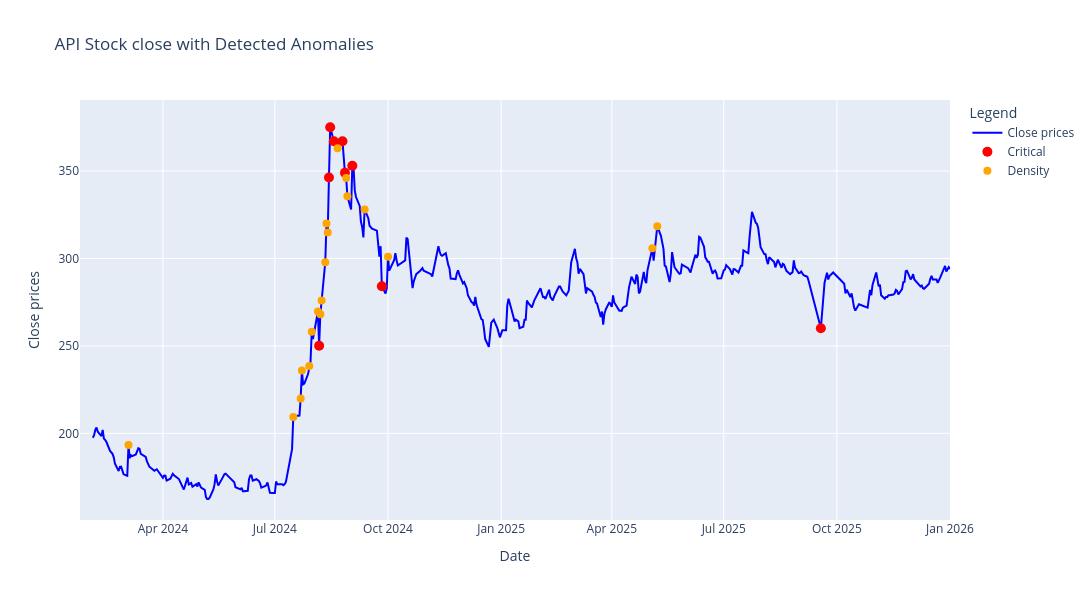

Notebook cell for this chart:
### Markdown cell above
## Evaluation


### Ensemble

There are 4 types of data points.
**1. Critical Anomaly:** When both dbscan and isolation forest consider a point to be anomalous
**2. Density Based Anomaly:** When only dbscan says a point is an anomaly
**3. Structure Based Anomaly:** When only isolation forest says a point is an anomaly
**4. Normal:** When both models say a model is not anomalous


We only use isolation forest and dbscan in visualizing and use z-score for setting a baseline for visualization

### Code cell
# Ensemble classification
# We can also score it using z score and results of the models but for simplicity we will just use the results of the models to classify the anomalies into 3 categories:
def classify_ensemble(row):

    if row["Anomaly_Isolation_Forest"] == -1 and row["Anomaly_DBSCAN"] == -1:
        return "Critical Anomaly"

    elif row["Anomaly_DBSCAN"] == -1:
        return "Density Based Anomaly"

    elif row["Anomaly_Isolation_Forest"] == -1:
        return "Structure Based Anomaly"

    return "Normal"

def z_label(z):
    if abs(z) < 1:
        return "Normal (within 1σ)"
    elif abs(z) < 2:
        return "Mild deviation (1–2σ)"
    elif abs(z) < 3:
        return "Strong deviation (2–3σ)"
    else:
        return "Extreme deviation (>3σ)"

df["ensemble_label"] = df.apply(classify_ensemble, axis=1)
df["z_label"] = df["Anomaly_Z_Score"].apply(z_label)

critical = df[df["ensemble_label"] == "Critical Anomaly"]
density = df[df["ensemble_label"] == "Density Based Anomaly"]
structure = df[df["ensemble_label"] == "Structure Based Anomaly"]

fig = go.Figure()

# Add the line for the closing close
fig.add_trace(
    go.Scatter(
        x=df.index,
        y=df["close"],
        mode="lines",
        name="Close prices",
        line=dict(color="blue"),
    )
)

# Critical anomalies
fig.add_trace(
    go.Scatter(
        x=critical.index,
        y=critical["close"],
        mode="markers",
        name="Critical",
        hovertemplate=
        "Time: %{x}<br>" +
        "Price: %{y}<br>" +
        "Deviation: %{customdata[0]:.2f}σ<br>" +
        "<extra></extra>",
        customdata=np.stack([
            critical["Anomaly_Z_Score"]
        ], axis=-1),
        marker=dict(color="red", size=10)
    )
)

# Density anomalies
fig.add_trace(
    go.Scatter(
        x=density.index,
        y=density["close"],
        mode="markers",
        name="Density",
        hovertemplate=
        "Time: %{x}<br>" +
        "Price: %{y}<br>" +
        "Deviation: %{customdata[0]:.2f}σ<br>" +
        "<extra></extra>",
        customdata=np.stack([
            density["Anomaly_Z_Score"]
        ], axis=-1),
        marker=dict(color="orange", size=8)
    )
)

# Structure anomalies
fig.add_trace(
    go.Scatter(
        x=structure.index,
        y=structure["close"],
        mode="markers",
        name="Structure",
        hovertemplate=
        "Time: %{x}<br>" +
        "Price: %{y}<br>" +
        "Deviation: %{customdata[0]:.2f}σ<br>" +
        "<extra></extra>",
        customdata=np.stack([
            structure["Anomaly_Z_Score"]
        ], axis=-1),
        marker=dict(color="green", size=8)
    )
)

# Update layout
fig.update_layout(
    title=f"{stock_name} Stock close with Detected Anomalies",
    xaxis_title="Date",
    yaxis_title="Close prices",
    legend_title="Legend",
    width=1200,
    height=600,
)

# Show the plot
fig.show()

### Figure 1 — Plotly figure (JSON) as saved in the notebook; plotly's stock layout.template omitted (floating-point values rounded to 4 significant figures; data arrays with more than 128 entries replaced by an {"elided": "..."} marker saying what was removed)
{"data": [{"line": {"color": "blue"}, "mode": "lines", "name": "Close prices", "type": "scatter", "x": {"elided": "435 str values"}, "y": {"elided": "435 float values"}}, {"customdata": [[-0.2217], [1.629], [2.182], [2.028], [2.028], [1.681], [1.758], [0.4326], [-0.02924]], "hovertemplate": "Time: %{x}<br>Price: %{y}<br>Deviation: %{customdata[0]:.2f}σ<br><extra></extra>", "marker": {"color": "red", "size": 10}, "mode": "markers", "name": "Critical", "type": "scatter", "x": ["2024-08-06T00:00:00.000000000", "2024-08-14T00:00:00.000000000", "2024-08-15T00:00:00.000000000", "2024-08-18T00:00:00.000000000", "2024-08-25T00:00:00.000000000", "2024-08-27T00:00:00.000000000", "2024-09-02T00:00:00.000000000", "2024-09-26T00:00:00.000000000", "2025-09-18T00:00:00.000000000"], "y": [250.1, 346.3, 375.0, 367.0, 367.0, 349.0, 353.0, 284.1, 260.1]}, {"customdata": [[-1.315], [-1.005], [-0.8008], [-0.4949], [-0.4449], [-0.06772], [0.1555], [0.1247], [0.2748], [0.6981], [1.123], [1.025], [1.951], [1.624], [1.422], [1.277], [0.7577], [0.8505], [1.094]], "hovertemplate": "Time: %{x}<br>Price: %{y}<br>Deviation: %{customdata[0]:.2f}σ<br><extra></extra>", "marker": {"color": "orange", "size": 8}, "mode": "markers", "name": "Density", "type": "scatter", "x": ["2024-03-04T00:00:00.000000000", "2024-07-16T00:00:00.000000000", "2024-07-22T00:00:00.000000000", "2024-07-23T00:00:00.000000000", "2024-07-29T00:00:00.000000000", "2024-07-31T00:00:00.000000000", "2024-08-05T00:00:00.000000000", "2024-08-07T00:00:00.000000000", "2024-08-08T00:00:00.000000000", "2024-08-11T00:00:00.000000000", "2024-08-12T00:00:00.000000000", "2024-08-13T00:00:00.000000000", "2024-08-21T00:00:00.000000000", "2024-08-28T00:00:00.000000000", "2024-08-29T00:00:00.000000000", "2024-09-12T00:00:00.000000000", "2024-10-01T00:00:00.000000000", "2025-05-04T00:00:00.000000000", "2025-05-08T00:00:00.000000000"], "y": [193.3, 209.4, 220.0, 235.9, 238.5, 258.1, 269.7, 268.1, 275.9, 297.9, 320.0, 314.9, 363.0, 346.0, 335.5, 328.0, 301.0, 305.8, 318.5]}, {"customdata": [], "hovertemplate": "Time: %{x}<br>Price: %{y}<br>Deviation: %{customdata[0]:.2f}σ<br><extra></extra>", "marker": {"color": "green", "size": 8}, "mode": "markers", "name": "Structure", "type": "scatter", "x": [], "y": []}], "layout": {"height": 600, "legend": {"title": {"text": "Legend"}}, "title": {"text": "API Stock close with Detected Anomalies"}, "width": 1200, "xaxis": {"title": {"text": "Date"}}, "yaxis": {"title": {"text": "Close prices"}}}}
